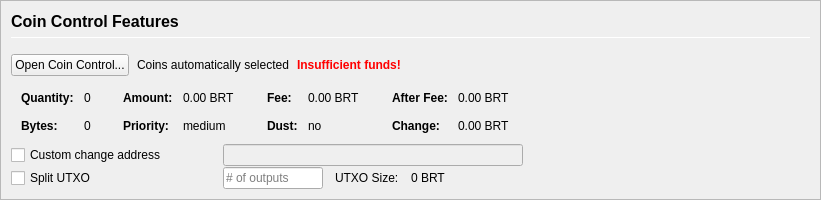
         <widget class="QFrame" name="frameCoinControl">
          <property name="sizePolicy">
           <sizepolicy hsizetype="Expanding" vsizetype="Expanding">
            <horstretch>0</horstretch>
            <verstretch>0</verstretch>
           </sizepolicy>
          </property>
          <property name="maximumSize">
           <size>
            <width>16777215</width>
            <height>16777215</height>
           </size>
          </property>
          <property name="frameShape">
           <enum>QFrame::StyledPanel</enum>
          </property>
          <property name="frameShadow">
           <enum>QFrame::Sunken</enum>
          </property>
          <layout class="QVBoxLayout" name="verticalLayoutCoinControl2">
           <property name="spacing">
            <number>0</number>
           </property>
           <property name="leftMargin">
            <number>0</number>
           </property>
           <property name="topMargin">
            <number>0</number>
           </property>
           <property name="rightMargin">
            <number>0</number>
           </property>
           <property name="bottomMargin">
            <number>0</number>
           </property>
           <item>
            <widget class="QFrame" name="frameCoinControl_BG">
             <layout class="QVBoxLayout" name="verticalLayoutCoinControl" stretch="0,0,0,0,0,0">
              <property name="spacing">
               <number>1</number>
              </property>
              <property name="leftMargin">
               <number>10</number>
              </property>
              <property name="topMargin">
               <number>10</number>
              </property>
              <item>
               <layout class="QHBoxLayout" name="horizontalLayoutCoinControl1">
                <property name="bottomMargin">
                 <number>15</number>
                </property>
                <item>
                 <layout class="QVBoxLayout" name="verticalLayout_3">
                  <property name="spacing">
                   <number>6</number>
                  </property>
                  <item>
                   <widget class="QLabel" name="labelCoinControlFeatures">
                    <property name="sizePolicy">
                     <sizepolicy hsizetype="Preferred" vsizetype="Maximum">
                      <horstretch>0</horstretch>
                      <verstretch>0</verstretch>
                     </sizepolicy>
                    </property>
                    <property name="minimumSize">
                     <size>
                      <width>0</width>
                      <height>20</height>
                     </size>
                    </property>
                    <property name="font">
                     <font>
                      <pointsize>12</pointsize>
                      <weight>75</weight>
                      <bold>true</bold>
                     </font>
                    </property>
                    <property name="styleSheet">
                     <string notr="true">font-weight:bold;</string>
                    </property>
                    <property name="text">
                     <string>Coin Control Features</string>
                    </property>
                   </widget>
                  </item>
                  <item>
                   <widget class="Line" name="line">
                    <property name="minimumSize">
                     <size>
                      <width>0</width>
                      <height>1</height>
                     </size>
                    </property>
                    <property name="maximumSize">
                     <size>
                      <width>16777215</width>
                      <height>1</height>
                     </size>
                    </property>
                    <property name="orientation">
                     <enum>Qt::Horizontal</enum>
                    </property>
                   </widget>
                  </item>
                 </layout>
                </item>
               </layout>
              </item>
              <item>
               <layout class="QHBoxLayout" name="horizontalLayoutCoinControl2" stretch="0,0,0,0">
                <property name="spacing">
                 <number>8</number>
                </property>
                <property name="bottomMargin">
                 <number>10</number>
                </property>
                <item>
                 <widget class="QPushButton" name="pushButtonCoinControl">
                  <property name="styleSheet">
                   <string notr="true"/>
                  </property>
                  <property name="text">
                   <string>Open Coin Control...</string>
                  </property>
                  <property name="autoDefault">
                   <bool>false</bool>
                  </property>
                 </widget>
                </item>
                <item>
                 <widget class="QLabel" name="labelCoinControlAutomaticallySelected">
                  <property name="text">
                   <string>Coins automatically selected</string>
                  </property>
                  <property name="margin">
                   <number>5</number>
                  </property>
                 </widget>
                </item>
                <item>
                 <widget class="QLabel" name="labelCoinControlInsuffFunds">
                  <property name="font">
                   <font>
                    <weight>75</weight>
                    <bold>true</bold>
                   </font>
                  </property>
                  <property name="styleSheet">
                   <string notr="true">color:red;font-weight:bold;</string>
                  </property>
                  <property name="text">
                   <string>Insufficient funds!</string>
                  </property>
                  <property name="margin">
                   <number>5</number>
                  </property>
                 </widget>
                </item>
                <item>
                 <spacer name="horizontalSpacerCoinControl">
                  <property name="orientation">
                   <enum>Qt::Horizontal</enum>
                  </property>
                  <property name="sizeHint" stdset="0">
                   <size>
                    <width>40</width>
                    <height>1</height>
                   </size>
                  </property>
                 </spacer>
                </item>
               </layout>
              </item>
              <item>
               <widget class="QWidget" name="widgetCoinControl" native="true">
                <property name="sizePolicy">
                 <sizepolicy hsizetype="Preferred" vsizetype="Preferred">
                  <horstretch>0</horstretch>
                  <verstretch>0</verstretch>
                 </sizepolicy>
                </property>
                <property name="minimumSize">
                 <size>
                  <width>0</width>
                  <height>0</height>
                 </size>
                </property>
                <property name="styleSheet">
                 <string notr="true"/>
                </property>
                <layout class="QHBoxLayout" name="horizontalLayoutCoinControl5">
                 <property name="leftMargin">
                  <number>0</number>
                 </property>
                 <property name="topMargin">
                  <number>0</number>
                 </property>
                 <property name="rightMargin">
                  <number>0</number>
                 </property>
                 <property name="bottomMargin">
                  <number>0</number>
                 </property>
                 <item>
                  <layout class="QHBoxLayout" name="horizontalLayoutCoinControl3" stretch="0,0,0,1">
                   <property name="spacing">
                    <number>20</number>
                   </property>
                   <property name="topMargin">
                    <number>0</number>
                   </property>
                   <property name="bottomMargin">
                    <number>10</number>
                   </property>
                   <item>
                    <layout class="QFormLayout" name="formLayoutCoinControl1">
                     <property name="horizontalSpacing">
                      <number>10</number>
                     </property>
                     <property name="verticalSpacing">
                      <number>14</number>
                     </property>
                     <property name="leftMargin">
                      <number>10</number>
                     </property>
                     <property name="topMargin">
                      <number>4</number>
                     </property>
                     <property name="rightMargin">
                      <number>6</number>
                     </property>
                     <item row="0" column="0">
                      <widget class="QLabel" name="labelCoinControlQuantityText">
                       <property name="font">
                        <font>
                         <weight>75</weight>
                         <bold>true</bold>
                        </font>
                       </property>
                       <property name="text">
                        <string>Quantity:</string>
                       </property>
                       <property name="margin">
                        <number>0</number>
                       </property>
                      </widget>
                     </item>
                     <item row="0" column="1">
                      <widget class="QLabel" name="labelCoinControlQuantity">
                       <property name="cursor">
                        <cursorShape>IBeamCursor</cursorShape>
                       </property>
                       <property name="contextMenuPolicy">
                        <enum>Qt::ActionsContextMenu</enum>
                       </property>
                       <property name="text">
                        <string notr="true">0</string>
                       </property>
                       <property name="margin">
                        <number>0</number>
                       </property>
                       <property name="textInteractionFlags">
                        <set>Qt::LinksAccessibleByMouse|Qt::TextSelectableByKeyboard|Qt::TextSelectableByMouse</set>
                       </property>
                      </widget>
                     </item>
                     <item row="1" column="0">
                      <widget class="QLabel" name="labelCoinControlBytesText">
                       <property name="font">
                        <font>
                         <weight>75</weight>
                         <bold>true</bold>
                        </font>
                       </property>
                       <property name="text">
                        <string>Bytes:</string>
                       </property>
                      </widget>
                     </item>
                     <item row="1" column="1">
                      <widget class="QLabel" name="labelCoinControlBytes">
                       <property name="cursor">
                        <cursorShape>IBeamCursor</cursorShape>
                       </property>
                       <property name="contextMenuPolicy">
                        <enum>Qt::ActionsContextMenu</enum>
                       </property>
                       <property name="text">
                        <string notr="true">0</string>
                       </property>
                       <property name="textInteractionFlags">
                        <set>Qt::LinksAccessibleByMouse|Qt::TextSelectableByKeyboard|Qt::TextSelectableByMouse</set>
                       </property>
                      </widget>
                     </item>
                    </layout>
                   </item>
                   <item>
                    <layout class="QFormLayout" name="formLayoutCoinControl2">
                     <property name="horizontalSpacing">
                      <number>10</number>
                     </property>
                     <property name="verticalSpacing">
                      <number>14</number>
                     </property>
                     <property name="leftMargin">
                      <number>6</number>
                     </property>
                     <property name="topMargin">
                      <number>4</number>
                     </property>
                     <property name="rightMargin">
                      <number>6</number>
                     </property>
                     <item row="0" column="0">
                      <widget class="QLabel" name="labelCoinControlAmountText">
                       <property name="font">
                        <font>
                         <weight>75</weight>
                         <bold>true</bold>
                        </font>
                       </property>
                       <property name="text">
                        <string>Amount:</string>
                       </property>
                       <property name="margin">
                        <number>0</number>
                       </property>
                      </widget>
                     </item>
                     <item row="0" column="1">
                      <widget class="QLabel" name="labelCoinControlAmount">
                       <property name="cursor">
                        <cursorShape>IBeamCursor</cursorShape>
                       </property>
                       <property name="contextMenuPolicy">
                        <enum>Qt::ActionsContextMenu</enum>
                       </property>
                       <property name="text">
                        <string notr="true">0.00 BRT</string>
                       </property>
                       <property name="textInteractionFlags">
                        <set>Qt::LinksAccessibleByMouse|Qt::TextSelectableByKeyboard|Qt::TextSelectableByMouse</set>
                       </property>
                      </widget>
                     </item>
                     <item row="1" column="0">
                      <widget class="QLabel" name="labelCoinControlPriorityText">
                       <property name="font">
                        <font>
                         <weight>75</weight>
                         <bold>true</bold>
                        </font>
                       </property>
                       <property name="text">
                        <string>Priority:</string>
                       </property>
                      </widget>
                     </item>
                     <item row="1" column="1">
                      <widget class="QLabel" name="labelCoinControlPriority">
                       <property name="cursor">
                        <cursorShape>IBeamCursor</cursorShape>
                       </property>
                       <property name="contextMenuPolicy">
                        <enum>Qt::ActionsContextMenu</enum>
                       </property>
                       <property name="text">
                        <string>medium</string>
                       </property>
                       <property name="textInteractionFlags">
                        <set>Qt::LinksAccessibleByMouse|Qt::TextSelectableByKeyboard|Qt::TextSelectableByMouse</set>
                       </property>
                      </widget>
                     </item>
                    </layout>
                   </item>
                   <item>
                    <layout class="QFormLayout" name="formLayoutCoinControl3">
                     <property name="horizontalSpacing">
                      <number>10</number>
                     </property>
                     <property name="verticalSpacing">
                      <number>14</number>
                     </property>
                     <property name="leftMargin">
                      <number>6</number>
                     </property>
                     <property name="topMargin">
                      <number>4</number>
                     </property>
                     <property name="rightMargin">
                      <number>6</number>
                     </property>
                     <item row="0" column="0">
                      <widget class="QLabel" name="labelCoinControlFeeText">
                       <property name="font">
                        <font>
                         <weight>75</weight>
                         <bold>true</bold>
                        </font>
                       </property>
                       <property name="text">
                        <string>Fee:</string>
                       </property>
                       <property name="margin">
                        <number>0</number>
                       </property>
                      </widget>
                     </item>
                     <item row="0" column="1">
                      <widget class="QLabel" name="labelCoinControlFee">
                       <property name="cursor">
                        <cursorShape>IBeamCursor</cursorShape>
                       </property>
                       <property name="contextMenuPolicy">
                        <enum>Qt::ActionsContextMenu</enum>
                       </property>
                       <property name="text">
                        <string notr="true">0.00 BRT</string>
                       </property>
                       <property name="textInteractionFlags">
                        <set>Qt::LinksAccessibleByMouse|Qt::TextSelectableByKeyboard|Qt::TextSelectableByMouse</set>
                       </property>
                      </widget>
                     </item>
                     <item row="1" column="0">
                      <widget class="QLabel" name="labelCoinControlLowOutputText">
                       <property name="font">
                        <font>
                         <weight>75</weight>
                         <bold>true</bold>
                        </font>
                       </property>
                       <property name="text">
                        <string>Dust:</string>
                       </property>
                      </widget>
                     </item>
                     <item row="1" column="1">
                      <widget class="QLabel" name="labelCoinControlLowOutput">
                       <property name="cursor">
                        <cursorShape>IBeamCursor</cursorShape>
                       </property>
                       <property name="contextMenuPolicy">
                        <enum>Qt::ActionsContextMenu</enum>
                       </property>
                       <property name="text">
                        <string>no</string>
                       </property>
                       <property name="textInteractionFlags">
                        <set>Qt::LinksAccessibleByMouse|Qt::TextSelectableByKeyboard|Qt::TextSelectableByMouse</set>
                       </property>
                      </widget>
                     </item>
                    </layout>
                   </item>
                   <item>
                    <layout class="QFormLayout" name="formLayoutCoinControl4">
                     <property name="horizontalSpacing">
                      <number>10</number>
                     </property>
                     <property name="verticalSpacing">
                      <number>14</number>
                     </property>
                     <property name="leftMargin">
                      <number>6</number>
                     </property>
                     <property name="topMargin">
                      <number>4</number>
                     </property>
                     <property name="rightMargin">
                      <number>6</number>
                     </property>
                     <item row="0" column="0">
                      <widget class="QLabel" name="labelCoinControlAfterFeeText">
                       <property name="font">
                        <font>
                         <weight>75</weight>
                         <bold>true</bold>
                        </font>
                       </property>
                       <property name="text">
                        <string>After Fee:</string>
                       </property>
                       <property name="margin">
                        <number>0</number>
                       </property>
                      </widget>
                     </item>
                     <item row="0" column="1">
                      <widget class="QLabel" name="labelCoinControlAfterFee">
                       <property name="cursor">
                        <cursorShape>IBeamCursor</cursorShape>
                       </property>
                       <property name="contextMenuPolicy">
                        <enum>Qt::ActionsContextMenu</enum>
                       </property>
                       <property name="text">
                        <string notr="true">0.00 BRT</string>
                       </property>
                       <property name="textInteractionFlags">
                        <set>Qt::LinksAccessibleByMouse|Qt::TextSelectableByKeyboard|Qt::TextSelectableByMouse</set>
                       </property>
                      </widget>
                     </item>
                     <item row="1" column="0">
                      <widget class="QLabel" name="labelCoinControlChangeText">
                       <property name="font">
                        <font>
                         <weight>75</weight>
                         <bold>true</bold>
                        </font>
                       </property>
                       <property name="text">
                        <string>Change:</string>
                       </property>
                      </widget>
                     </item>
                     <item row="1" column="1">
                      <widget class="QLabel" name="labelCoinControlChange">
                       <property name="cursor">
                        <cursorShape>IBeamCursor</cursorShape>
                       </property>
                       <property name="contextMenuPolicy">
                        <enum>Qt::ActionsContextMenu</enum>
                       </property>
                       <property name="text">
                        <string notr="true">0.00 BRT</string>
                       </property>
                       <property name="textInteractionFlags">
                        <set>Qt::LinksAccessibleByMouse|Qt::TextSelectableByKeyboard|Qt::TextSelectableByMouse</set>
                       </property>
                      </widget>
                     </item>
                    </layout>
                   </item>
                  </layout>
                 </item>
                </layout>
               </widget>
              </item>
              <item>
               <layout class="QHBoxLayout" name="horizontalLayoutCoinControl4">
                <property name="spacing">
                 <number>12</number>
                </property>
                <property name="sizeConstraint">
                 <enum>QLayout::SetDefaultConstraint</enum>
                </property>
                <property name="topMargin">
                 <number>0</number>
                </property>
                <property name="rightMargin">
                 <number>0</number>
                </property>
                <item>
                 <widget class="QCheckBox" name="checkBoxCoinControlChange">
                  <property name="sizePolicy">
                   <sizepolicy hsizetype="Preferred" vsizetype="Preferred">
                    <horstretch>0</horstretch>
                    <verstretch>0</verstretch>
                   </sizepolicy>
                  </property>
                  <property name="minimumSize">
                   <size>
                    <width>200</width>
                    <height>0</height>
                   </size>
                  </property>
                  <property name="maximumSize">
                   <size>
                    <width>200</width>
                    <height>16777215</height>
                   </size>
                  </property>
                  <property name="toolTip">
                   <string>If this is activated, but the change address is empty or invalid, change will be sent to a newly generated address.</string>
                  </property>
                  <property name="text">
                   <string>Custom change address</string>
                  </property>
                 </widget>
                </item>
                <item>
                 <widget class="QValidatedLineEdit" name="lineEditCoinControlChange">
                  <property name="enabled">
                   <bool>false</bool>
                  </property>
                  <property name="sizePolicy">
                   <sizepolicy hsizetype="Preferred" vsizetype="Preferred">
                    <horstretch>0</horstretch>
                    <verstretch>0</verstretch>
                   </sizepolicy>
                  </property>
                  <property name="minimumSize">
                   <size>
                    <width>300</width>
                    <height>0</height>
                   </size>
                  </property>
                 </widget>
                </item>
                <item>
                 <widget class="QLabel" name="labelCoinControlChangeLabel">
                  <property name="sizePolicy">
                   <sizepolicy hsizetype="Preferred" vsizetype="Preferred">
                    <horstretch>0</horstretch>
                    <verstretch>0</verstretch>
                   </sizepolicy>
                  </property>
                  <property name="minimumSize">
                   <size>
                    <width>100</width>
                    <height>0</height>
                   </size>
                  </property>
                  <property name="text">
                   <string/>
                  </property>
                  <property name="margin">
                   <number>3</number>
                  </property>
                 </widget>
                </item>
               </layout>
              </item>
              <item>
               <layout class="QHBoxLayout" name="horizontalLayoutCoinControl6">
                <property name="spacing">
                 <number>12</number>
                </property>
                <property name="rightMargin">
                 <number>0</number>
                </property>
                <item>
                 <widget class="QCheckBox" name="splitBlockCheckBox">
                  <property name="sizePolicy">
                   <sizepolicy hsizetype="Preferred" vsizetype="Preferred">
                    <horstretch>0</horstretch>
                    <verstretch>0</verstretch>
                   </sizepolicy>
                  </property>
                  <property name="minimumSize">
                   <size>
                    <width>200</width>
                    <height>0</height>
                   </size>
                  </property>
                  <property name="maximumSize">
                   <size>
                    <width>200</width>
                    <height>16777215</height>
                   </size>
                  </property>
                  <property name="text">
                   <string>Split UTXO</string>
                  </property>
                 </widget>
                </item>
                <item>
                 <widget class="QLineEdit" name="splitBlockLineEdit">
                  <property name="sizePolicy">
                   <sizepolicy hsizetype="Preferred" vsizetype="Preferred">
                    <horstretch>50</horstretch>
                    <verstretch>0</verstretch>
                   </sizepolicy>
                  </property>
                  <property name="minimumSize">
                   <size>
                    <width>100</width>
                    <height>0</height>
                   </size>
                  </property>
                  <property name="maximumSize">
                   <size>
                    <width>100</width>
                    <height>16777215</height>
                   </size>
                  </property>
                  <property name="placeholderText">
                   <string># of outputs</string>
                  </property>
                 </widget>
                </item>
                <item>
                 <widget class="QLabel" name="labelBlockSizeText">
                  <property name="text">
                   <string>UTXO Size:</string>
                  </property>
                 </widget>
                </item>
                <item>
                 <widget class="QLabel" name="labelBlockSize">
                  <property name="text">
                   <string>0 BRT</string>
                  </property>
                 </widget>
                </item>
                <item>
                 <spacer name="horizontalSpacer_7">
                  <property name="orientation">
                   <enum>Qt::Horizontal</enum>
                  </property>
                  <property name="sizeHint" stdset="0">
                   <size>
                    <width>40</width>
                    <height>20</height>
                   </size>
                  </property>
                 </spacer>
                </item>
               </layout>
              </item>
              <item>
               <spacer name="verticalSpacerCoinControl">
                <property name="orientation">
                 <enum>Qt::Vertical</enum>
                </property>
                <property name="sizeHint" stdset="0">
                 <size>
                  <width>800</width>
                  <height>1</height>
                 </size>
                </property>
               </spacer>
              </item>
             </layout>
            </widget>
           </item>
          </layout>
         </widget>
